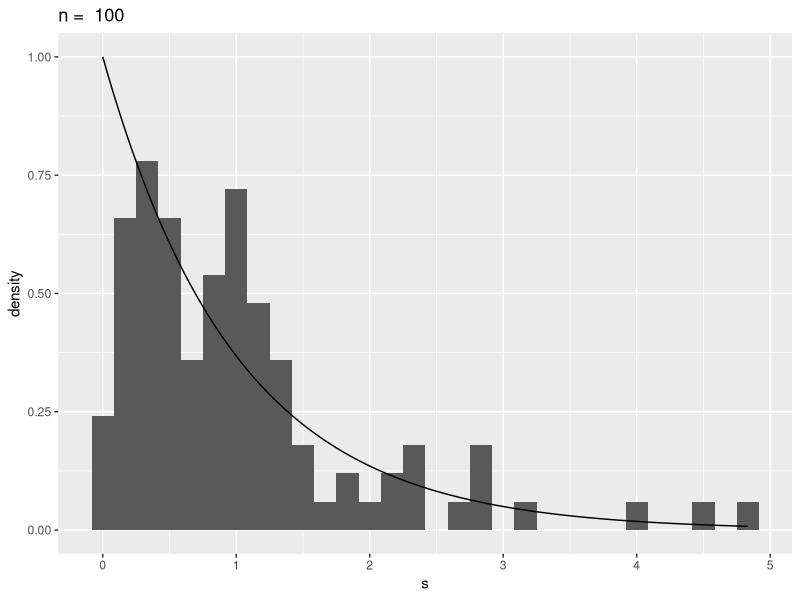
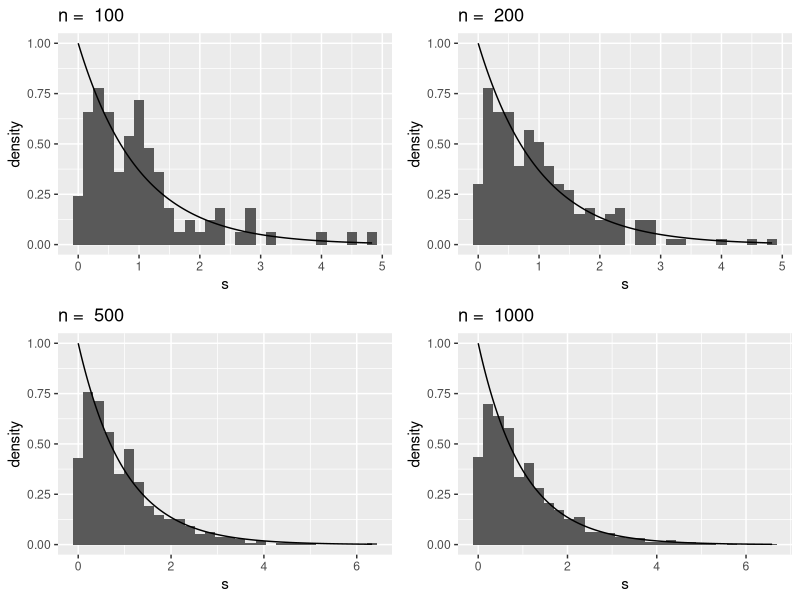

Source code (R) for these figures, in order:
rm(list = ls())


library(ggplot2)
library(gridExtra)
library(cowplot)

#varying sample size

hist_sam_size <- function(n, rpdf, dens)
{
  set.seed(seed = 1)
  s <- rpdf(n)
  x <- seq(0, max(s), 0.001)
  df <- data.frame(s)
  
  density <- dens(x)
  df1 <- data.frame(x, density)
  fig <- ggplot() + geom_histogram(data = df, aes(x = s, y = after_stat(density)))  + 
    geom_line(data = df1, aes(x = x, y = density)) +
    labs(title = paste("n = ", n))
  return (fig)
}

hist_sam_size(100, rexp, dexp)

plot_grid(hist_sam_size(100, rexp, dexp), hist_sam_size(200, rexp, dexp), hist_sam_size(500, rexp, dexp), 
          hist_sam_size(1000, rexp, dexp), ncol = 2, nrow = 2)
